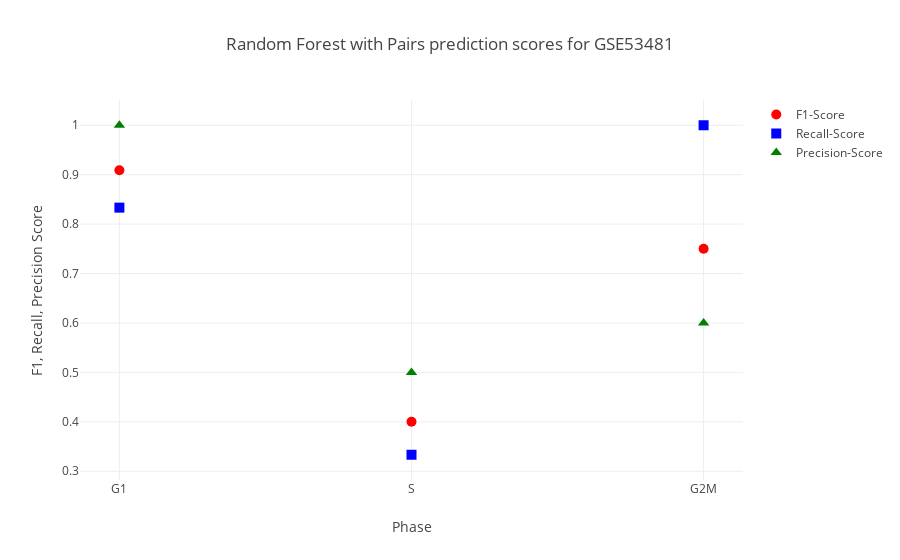

Notebook code cell kept with this figure:
### Code cell
GSE53481_cyclone_evaluation = helper.evaluate_prediction(GSE53481_prediction_table_cyclone, GSE53481_labels)
iplot(
    helper.plot_evaluation(
        *GSE53481_cyclone_evaluation, 
        xaxis=["G1","S","G2M"], 
        xaxislbl="Phase", 
        title="Random Forest with Pairs prediction scores for GSE53481"
    )
)

### Figure 1 — Plotly figure (JSON) as saved in the notebook; plotly's stock layout.template omitted (floating-point values rounded to 4 significant figures)
{"data": [{"marker": {"color": "red", "size": 10, "symbol": "circle"}, "mode": "markers", "name": "F1-Score", "type": "scatter", "x": ["G1", "S", "G2M"], "y": [0.9091, 0.4, 0.75]}, {"marker": {"color": "blue", "size": 10, "symbol": "square"}, "mode": "markers", "name": "Recall-Score", "type": "scatter", "x": ["G1", "S", "G2M"], "y": [0.8333, 0.3333, 1]}, {"marker": {"color": "green", "size": 10, "symbol": "triangle-up"}, "mode": "markers", "name": "Precision-Score", "type": "scatter", "x": ["G1", "S", "G2M"], "y": [1, 0.5, 0.6]}], "layout": {"title": "Random Forest with Pairs prediction scores for GSE53481", "xaxis": {"title": "Phase"}, "yaxis": {"title": "F1, Recall, Precision Score"}}}
